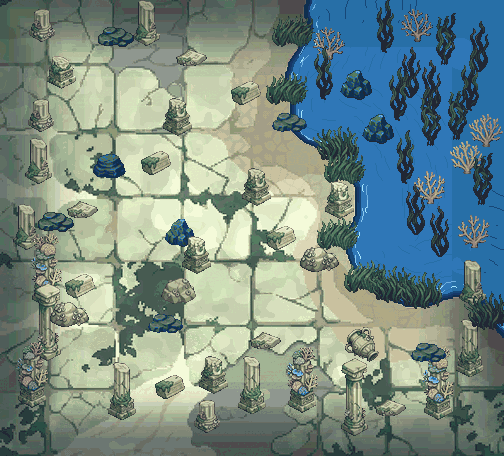

The image is a tile-based game level rendered from a .tmx file. Its description and complete source (layers, tilesets, objects, tile grids) follow:
An orthogonal 21x19 tile map with 24x24 px tiles, 1 tile layer (ruines_englouties).

<map version="1.10" tiledversion="1.10.2" orientation="orthogonal" renderorder="right-down" width="21" height="19" tilewidth="24" tileheight="24" infinite="0" nextlayerid="2" nextobjectid="1">
 <properties>
  <property name="zone" value="ruines_englouties" />
  <property name="frames" type="int" value="12" />
  <property name="frame_ms" type="int" value="110" />
  <property name="tuiles_animees" type="int" value="107" />
 </properties>
 <tileset firstgid="1" source="ruines_englouties_tuiles.tsx" />
 <layer id="1" name="ruines_englouties" width="21" height="19">
  <data encoding="csv">
1,2,3,4,5,6,7,8,9,10,11,706,707,708,709,710,711,712,713,714,715,
49,50,51,52,53,54,55,56,57,58,59,716,717,718,719,720,721,722,723,724,725,
98,99,100,101,102,103,104,105,106,107,108,109,726,727,728,729,730,731,732,733,734,
144,145,146,147,148,149,150,151,152,153,154,735,736,737,738,739,740,741,742,743,27,
191,192,193,194,195,196,197,198,199,200,201,202,744,745,746,747,748,749,750,751,752,
238,239,240,241,242,243,244,245,246,247,248,249,753,754,755,756,757,758,759,760,761,
285,286,287,288,289,290,291,292,293,294,295,296,297,762,763,764,765,766,767,768,769,
330,331,332,333,334,335,336,337,338,339,340,341,342,770,771,772,773,774,775,776,777,
374,375,376,377,378,379,380,381,382,383,384,385,386,387,778,779,780,781,782,783,784,
414,415,416,417,418,419,420,421,422,423,424,425,426,785,786,787,788,789,790,791,792,
458,459,460,461,462,463,464,465,466,467,468,469,470,471,793,794,795,796,797,798,799,
500,501,502,503,504,505,506,507,508,509,510,511,512,513,800,801,802,803,804,805,806,
542,543,544,545,546,547,548,549,550,551,552,553,554,555,556,557,807,808,809,810,811,
577,578,579,580,581,582,583,584,585,586,587,588,589,590,591,592,593,594,595,596,812,
601,602,603,604,605,606,607,608,609,610,611,612,613,614,615,616,617,618,619,620,621,
622,623,624,625,626,627,628,629,630,631,632,633,634,635,636,637,638,639,640,641,642,
643,644,645,646,647,648,649,650,651,652,653,654,655,656,657,658,659,660,661,662,663,
664,665,666,667,668,669,670,671,672,673,674,675,676,677,678,679,680,681,682,683,684,
685,686,687,688,689,690,691,692,693,694,695,696,697,698,699,700,701,702,703,704,705
</data>
 </layer>
</map>
